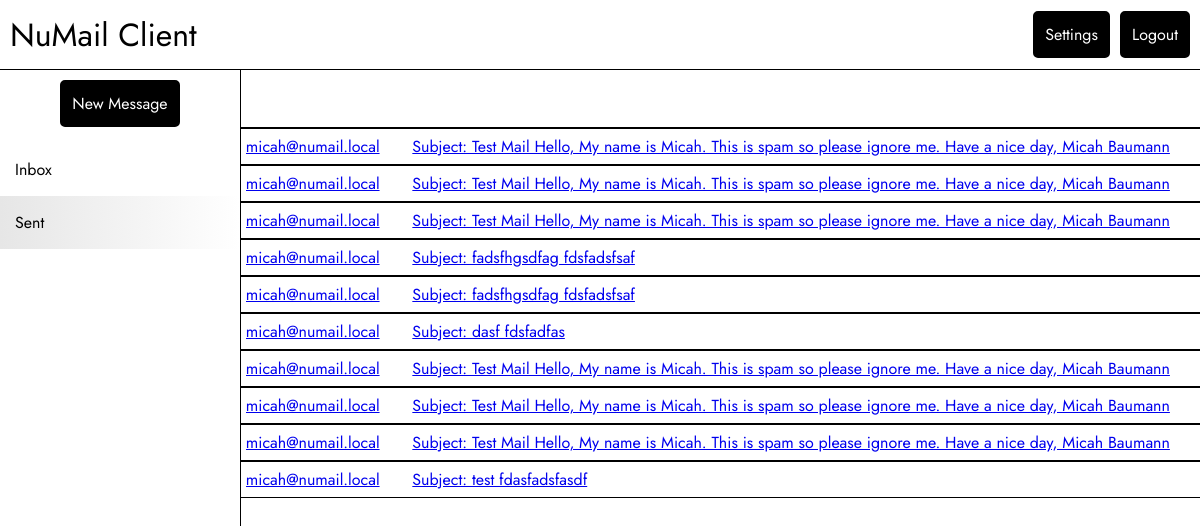
/sent (signed in), run on the app's committed database.
### tables this page shows
CREATE TABLE Messages (
    messageId VARCHAR(255) PRIMARY KEY NOT NULL UNIQUE,
    receiverId VARCHAR(255) DEFAULT NULL,
    messageMailbox INTEGER NOT NULL,
    messageTimestamp DATETIME NOT NULL DEFAULT CURRENT_TIMESTAMP,
    messageType INTEGER NOT NULL DEFAULT 0,
    isSent BOOLEAN NOT NULL DEFAULT 0, -- 0 means you received the message
    messageFrom VARCHAR(100) NOT NULL,
    messageTo VARCHAR(100) NOT NULL,
    messageContent TEXT NOT NULL,
    readConfirm BOOLEAN NOT NULL DEFAULT 0,
    messageSent BOOLEAN NOT NULL DEFAULT 0,
    messageAttachments TEXT DEFAULT NULL,
    messageUnsubscribe VARCHAR(255) DEFAULT NULL,
    messageRead BOOLEAN DEFAULT NULL,
    FOREIGN KEY (messageMailbox) REFERENCES Mailboxes(mailboxId)
);

### ui.py (the view)
@app.route('/sent')
def sent():
    if 'username' not in session:
        return redirect(url_for('login'))
    messages = get_user_messages(user_name=session["username"])
    if not messages:
        messages = []
    return render_template('index.html', messages=messages, isSent=True)

### db/db.py (called while the page is built)
@contextlib.contextmanager
def get_db():
    db = sqlite3.connect("./db/sqlite/numail.db")
    try:
        db.row_factory = sqlite3.Row
        yield db
    finally:
        db.close()

### templates/index.html (shortened to what this page needs)
<!DOCTYPE html>
<html lang="en">
<head>
    <link rel="stylesheet" type="text/css" href="{{ url_for('static', filename='css/style.css') }}">
    <link rel="stylesheet" type="text/css" href="{{ url_for('static', filename='css/index.css') }}">
</head>
<body>
    <div class="header">
        <h1>NuMail Client</h1>
        <div class="header-right">
            <a href="/settings" class="button">Settings</a>
            <a href="/logout" class="button">Logout</a>
        </div>
    </div>
    <div class="main">
        <div class="main-side-by-side">
            <div class="sidebar">
                <div class="sidebar-btn">
                    <a href="/new" class="button">New Message</a>
                </div>
                <ul class="sidebar-list">
                    <li><a href="/" {{'class="sidebar-active"'|safe if not isSent}}>Inbox</a></li>
                    <li><a href="/sent" {{'class="sidebar-active"'|safe if isSent}}>Sent</a></li>
                </ul>
            </div>
            <div class="main-content">
                <div class="main-top">
                </div>
                {% for message in messages %}
                    {% if not isSent %}
                        {% if not message["isSent"] %}
                            <a href="/view/{{message['messageId']}}" class="mail-item">
                                <span class="mail-from">{{message["messageFrom"]}}</span>
                                <span class="mail-dec">{{message["messageContent"]}}</span>
                            </a>
                        {% endif %}
                    {% else %}
                        {% if message["isSent"] %}
                            <a href="/view/{{message['messageId']}}" class="mail-item">
                                <span class="mail-from">{{message["messageFrom"]}}</span>
                                <span class="mail-dec">{{message["messageContent"]}}</span>
                            </a>
                        {% endif %}
                    {% endif %}
                {% endfor %}
            </div>
        </div>
    </div>
</body>
</html>

### static/css/style.css (style rules this page uses)
body { font-family: "Jost", serif; margin: 0; padding: 0; }
.header { width: 100%; padding: 10px; border-bottom: 1px solid black; box-sizing: border-box; display: flex; height: 70px; align-items: center; position: fixed; background-color: white; top: 0; justify-content: space-between; }
.header-right { display: flex; }
.header-right a { margin-left: 10px; }
.header h1 { font-weight: normal; margin: 0; }
.main { margin-top: 70px; height: calc(100vh - 70px); }
.button { padding: 10px; background-color: black; color: white; border: 2px solid black; border-radius: 5px; font-size: 16px; text-decoration: none; }

### static/css/index.css (style rules this page uses)
.main-side-by-side { height: 100%; width: 100%; display: flex; }
.sidebar { border-right: 1px solid black; height: 100%; width: 20%; overflow-y: scroll; }
.main-content { height: 100%; width: 80%; overflow-y: scroll; display: flex; flex-direction: column; }
.sidebar-list { list-style: none; padding-left: 0; box-sizing: border-box; width: 100%; }
.sidebar-list li a { box-sizing: border-box; width: 100%; display: block; }
.sidebar-list li a { color: black; text-decoration: none; padding: 15px; box-sizing: border-box; width: 100%; }
.sidebar-active { background-image: linear-gradient(to right, #E6E6E6 , white); }
.sidebar-btn { width: 100%; display: flex; justify-content: center; margin-top: 10px; }
.main-top { width: 100%; height: 57px; border-bottom: solid 1px black; }
.mail-item { border-bottom: solid 1px black; border-top: solid 1px black; display: flex; align-items: center; height: 35px; padding: 0 5px; }
.mail-from { width: 20%; white-space: nowrap; overflow: hidden; text-overflow: ellipsis; display: inline-block; }
.mail-dec { width: 100%; white-space: nowrap; overflow: hidden; text-overflow: ellipsis; display: inline-block; margin-left: 10px; }

### data on the page
Messages: messageFrom "micah@numail.local", messageContent "Subject: Test Mail Hello, My name is Micah. This is spam so please ignore me. Have a nice day, Micah Baumann"
Messages: messageFrom "micah@numail.local", messageContent "Subject: Test Mail Hello, My name is Micah. This is spam so please ignore me. Have a nice day, Micah Baumann"
Messages: messageFrom "micah@numail.local", messageContent "Subject: Test Mail Hello, My name is Micah. This is spam so please ignore me. Have a nice day, Micah Baumann"
Messages: messageFrom "micah@numail.local", messageContent "Subject: fadsfhgsdfag fdsfadsfsaf"
Messages: messageFrom "micah@numail.local", messageContent "Subject: fadsfhgsdfag fdsfadsfsaf"
Messages: messageFrom "micah@numail.local", messageContent "Subject: dasf fdsfadfas"
Messages: messageFrom "micah@numail.local", messageContent "Subject: Test Mail Hello, My name is Micah. This is spam so please ignore me. Have a nice day, Micah Baumann"
Messages: messageFrom "micah@numail.local", messageContent "Subject: Test Mail Hello, My name is Micah. This is spam so please ignore me. Have a nice day, Micah Baumann"
Messages: messageFrom "micah@numail.local", messageContent "Subject: Test Mail Hello, My name is Micah. This is spam so please ignore me. Have a nice day, Micah Baumann"
Messages: messageFrom "micah@numail.local", messageContent "Subject: test fdasfadsfasdf"
